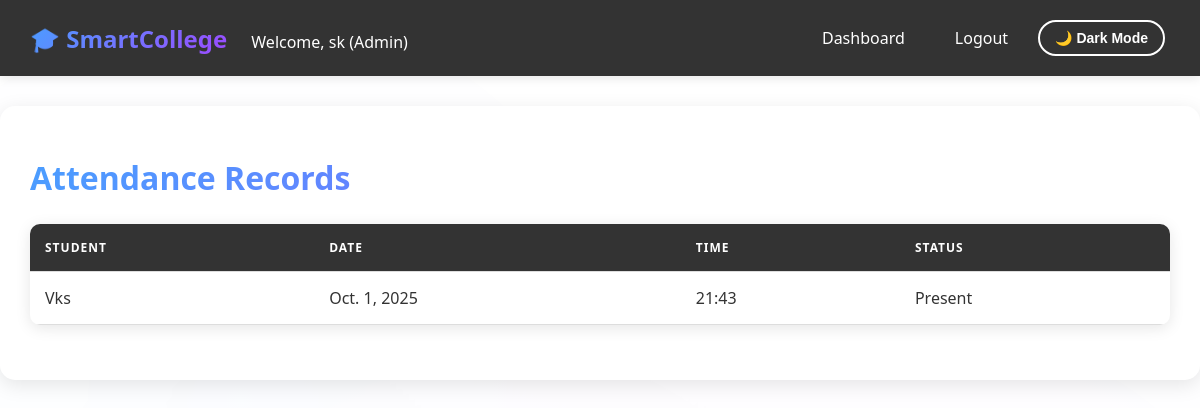
The app's page /attendance/view/ (signed in), older data.
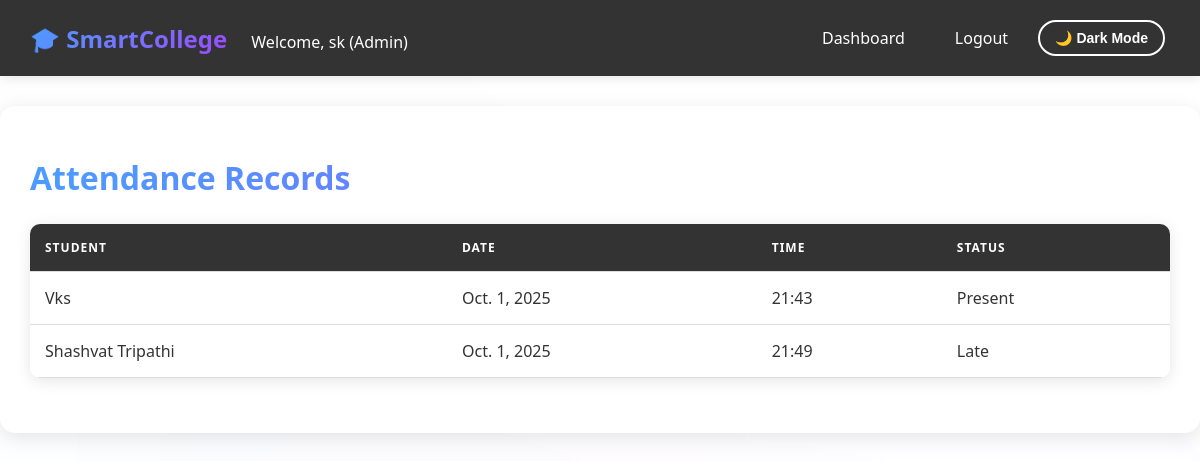
The same page, newer data.
### attendance_app/models.py (models this page shows, shortened)
class Attendance(models.Model):
    STATUS_CHOICES = (
        ('present', 'Present'),
        ('absent', 'Absent'),
        ('late', 'Late'),
        ('excused', 'Excused'),
    )
    student = models.ForeignKey(User, on_delete=models.CASCADE, related_name='attendance_records', limit_choices_to={'profile__role': 'student'})
    date = models.DateField()
    time = models.TimeField(auto_now_add=True)
    status = models.CharField(max_length=20, choices=STATUS_CHOICES, default='present')
    marked_by = models.ForeignKey(User, on_delete=models.SET_NULL, null=True, blank=True, related_name='marked_attendance')
    notes = models.TextField(blank=True)
    class Meta:
        unique_together = ['student', 'date']
        ordering = ['-date']

### attendance_app/views.py (the view)
# urls.py: path('view/', views.view_attendance, name='view_attendance'),
@login_required
def view_attendance(request):
    profile = request.user.profile
    if profile.role == 'student':
        attendance_records = Attendance.objects.filter(student=request.user).order_by('-date')
    else:
        attendance_records = Attendance.objects.all().order_by('-date')
    return render(request, 'attendance_app/view_attendance.html', {'attendance_records': attendance_records})

### templates/attendance_app/view_attendance.html (shortened to what this page needs)
{% extends 'base.html' %}
{% block content %}
<h1>Attendance Records</h1>
<table>
    <thead>
        <tr>
            <th>Student</th>
            <th>Date</th>
            <th>Time</th>
            <th>Status</th>
        </tr>
    </thead>
    <tbody>
        {% for att in attendance_records %}
        <tr>
            <td>{{ att.student.username }}</td>
            <td>{{ att.date }}</td>
            <td>{{ att.time|date:"H:i" }}</td>
            <td>{{ att.status|title }}</td>
        </tr>
        {% empty %}
        <tr><td colspan="4">No attendance records found</td></tr>
        {% endfor %}
    </tbody>
</table>
{% endblock %}

Row changes from the older to the newer data that the page shows:
added Attendance: student.username "Shashvat Tripathi", date "Oct. 1, 2025", time "21:49", status "Late"
